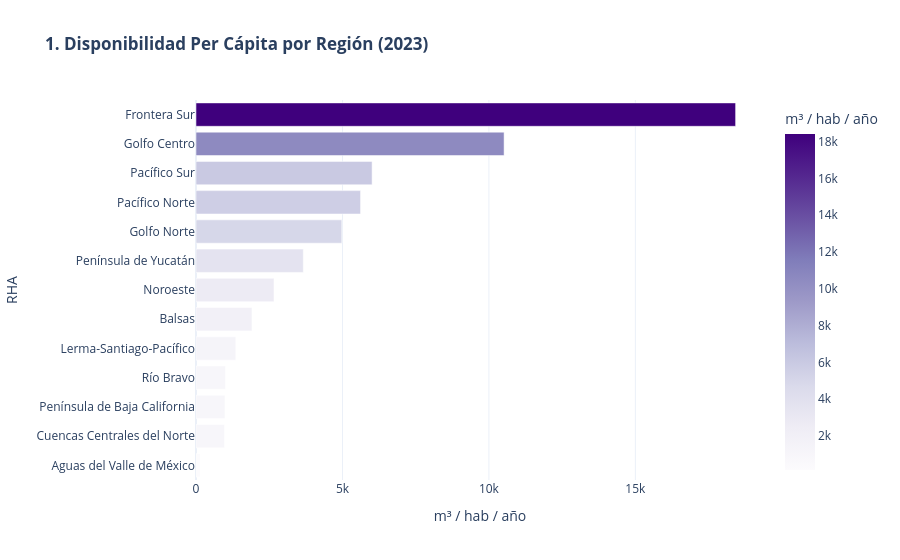

The cell this chart's notebook holds for it:
### Code cell
# Disponibilidad per capita por region
rha_files = [
    "../datos/AguaRenovable/RHA/Agua_Renovable_RHA_2014.xlsx", "../datos/AguaRenovable/RHA/Agua_Renovable_RHA_2015.xlsx",
    "../datos/AguaRenovable/RHA/Agua_Renovable_RHA_2016.xlsx", "../datos/AguaRenovable/RHA/Agua_Renovable_RHA_2017.xlsx",
    "../datos/AguaRenovable/RHA/Agua_Renovable_RHA_2018.xlsx", "../datos/AguaRenovable/RHA/Agua_Renovable_RHA_2019.xlsx",
    "../datos/AguaRenovable/RHA/Agua_Renovable_RHA_2020.xlsx", "../datos/AguaRenovable/RHA/Agua_Renovable_RHA_2021.xlsx",
    "../datos/AguaRenovable/RHA/Agua_Renovable_RHA_2022.xlsx", "../datos/AguaRenovable/RHA/Agua_Renovable_RHA_2023.xlsx"
]

all_data = []
for f in rha_files:
    if os.path.exists(f):
        df = pd.read_excel(f, engine='openpyxl')
        all_data.append(df)

master_rha = pd.concat(all_data, ignore_index=True)

# Limpieza de columnas numericas
cols = ['Agua Renovable (hm³/año)', 'Población (Millones de habitantes)', 'Agua Renovable per cápita (m³/habitante/año)']
for c in cols:
    master_rha[c] = pd.to_numeric(master_rha[c].astype(str).str.replace(',', ''), errors='coerce').fillna(0)

df_2023 = master_rha[master_rha['Año'] == 2023].sort_values(cols[2])

# Graficas

# Grafica 1: Ranking de Disponibilidad
fig_ranking = px.bar(
    df_2023, x=cols[2], y='RHA', orientation='h',
    title='<b>1. Disponibilidad Per Cápita por Región (2023)</b>',
    labels={cols[2]: 'm³ / hab / año'},
    color=cols[2], color_continuous_scale='Purples'
)
fig_ranking.update_layout(template='plotly_white', yaxis={'categoryorder':'total ascending'})
fig_ranking.show()

### Figure 1 — Plotly figure (JSON) as saved in the notebook; plotly's stock layout.template omitted (floating-point values rounded to 4 significant figures)
{"data": [{"hovertemplate": "m³ / hab / año=%{marker.color}<br>RHA=%{y}<extra></extra>", "legendgroup": "", "marker": {"color": [140.5, 969.7, 986.7, 1004.0, 1358.0, 1910.0, 2661.0, 3663.0, 4978.0, 5618.0, 6012.0, 10520.0, 18420.0], "coloraxis": "coloraxis", "pattern": {"shape": ""}}, "name": "", "orientation": "h", "showlegend": false, "textposition": "auto", "type": "bar", "x": [140.5, 969.7, 986.7, 1004.0, 1358.0, 1910.0, 2661.0, 3663.0, 4978.0, 5618.0, 6012.0, 10520.0, 18420.0], "xaxis": "x", "y": ["Aguas del Valle de México", "Cuencas Centrales del Norte", "Península de Baja California", "Río Bravo", "Lerma-Santiago-Pacífico", "Balsas", "Noroeste", "Península de Yucatán", "Golfo Norte", "Pacífico Norte", "Pacífico Sur", "Golfo Centro", "Frontera Sur"], "yaxis": "y"}], "layout": {"barmode": "relative", "coloraxis": {"colorbar": {"title": {"text": "m³ / hab / año"}}, "colorscale": [[0, "rgb(252,251,253)"], [0.125, "rgb(239,237,245)"], [0.25, "rgb(218,218,235)"], [0.375, "rgb(188,189,220)"], [0.5, "rgb(158,154,200)"], [0.625, "rgb(128,125,186)"], [0.75, "rgb(106,81,163)"], [0.875, "rgb(84,39,143)"], [1, "rgb(63,0,125)"]]}, "legend": {"tracegroupgap": 0}, "title": {"text": "<b>1. Disponibilidad Per Cápita por Región (2023)</b>"}, "xaxis": {"anchor": "y", "domain": [0, 1], "title": {"text": "m³ / hab / año"}}, "yaxis": {"anchor": "x", "categoryorder": "total ascending", "domain": [0, 1], "title": {"text": "RHA"}}}}
